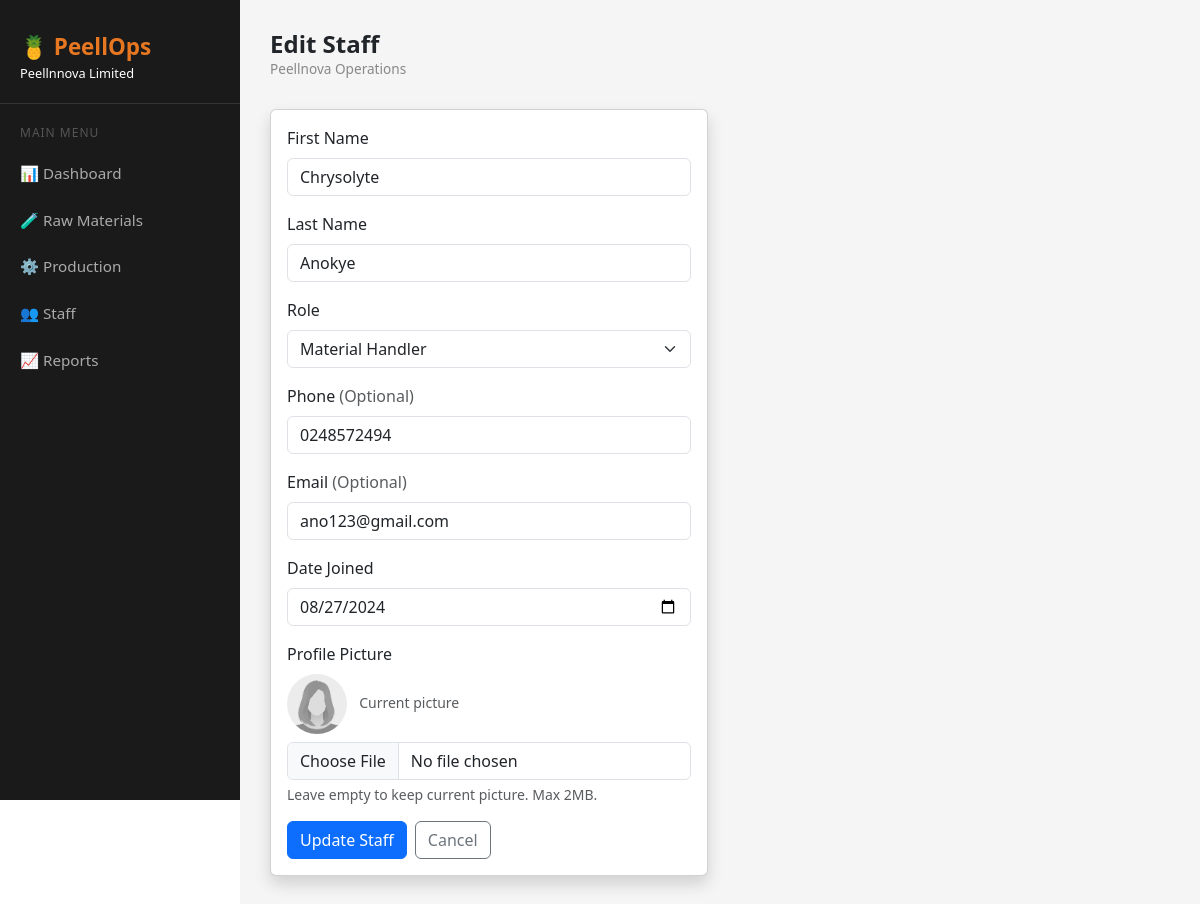
The page /edit-staff/2 on the database its author committed.
### models.py (models this page shows)
class Staff(db.Model):
    id = db.Column(db.Integer, primary_key=True)
    first_name = db.Column(db.String(100), nullable=False)
    last_name = db.Column(db.String(100), nullable=False)
    role = db.Column(db.String(100), nullable=False)
    phone = db.Column(db.String(20), nullable=True)
    email = db.Column(db.String(120), nullable=True, unique=True)
    profile_pic = db.Column(db.String(200), nullable=True, default='default.png')
    date_joined = db.Column(db.Date, nullable=False)
    is_active = db.Column(db.Boolean, default=True)
    date_created = db.Column(db.DateTime, default=datetime.utcnow)
    @property
    def full_name(self):
        return f"{self.first_name} {self.last_name}"

### routes.py (the view, shortened to what this page needs)
@main.route("/edit-staff/<int:id>", methods=["GET", "POST"])
def edit_staff(id):
    staff = Staff.query.get_or_404(id)
    return render_template("edit_staff.html", staff=staff)

### templates/edit_staff.html (shortened to what this page needs)
{% extends "base.html" %}
{% block page_heading %}Edit Staff{% endblock %}
{% block content %}
    <div class="row">
        <div class="col-md-6">
            <div class="card shadow">
                <div class="card-body">
                    <form method="POST" enctype="multipart/form-data">
                        <div class="mb-3">
                            <label class="form-label">First Name</label>
                            <input type="text" name="first_name" class="form-control" value="{{ staff.first_name }}" required>
                        </div>
                        <div class="mb-3">
                            <label class="form-label">Last Name</label>
                            <input type="text" name="last_name" class="form-control" value="{{ staff.last_name }}" required>
                        </div>
                        <div class="mb-3">
                            <label class="form-label">Role</label>
                            <select name="role" class="form-select" required>
                                <option value="Material Handler" {% if staff.role == "Material Handler" %}selected{% endif %}>Material Handler</option>
                            </select>
                        </div>
                        <div class="mb-3">
                            <label class="form-label">Phone <span class="text-muted">(Optional)</span></label>
                            <input type="text" name="phone" class="form-control" value="{{ staff.phone or '' }}">
                        </div>
                        <div class="mb-3">
                            <label class="form-label">Email <span class="text-muted">(Optional)</span></label>
                            <input type="email" name="email" class="form-control" value="{{ staff.email or '' }}">
                        </div>
                        <div class="mb-3">
                            <label class="form-label">Date Joined</label>
                            <input type="date" name="date_joined" class="form-control" value="{{ staff.date_joined.strftime('%Y-%m-%d') }}" required>
                        </div>
                        <div class="mb-3">
                            <label class="form-label">Profile Picture</label>
                            <div class="mb-2">
                                <img src="{{ url_for('static', filename='uploads/' + staff.profile_pic) }}"
                                     alt="{{ staff.full_name }}"
                                     class="rounded-circle"
                                     style="width: 60px; height: 60px; object-fit: cover;">
                                <span class="text-muted small ms-2">Current picture</span>
                            </div>
                            <input type="file" name="profile_pic" class="form-control" accept="image/*">
                            <div class="form-text">Leave empty to keep current picture. Max 2MB.</div>
                        </div>
                        <div class="d-flex gap-2">
                            <button type="submit" class="btn btn-primary">Update Staff</button>
                            <a href="/staff" class="btn btn-outline-secondary">Cancel</a>
                        </div>
                    </form>
                </div>
            </div>
        </div>
    </div>
{% endblock %}

### templates/base.html (style rules this page uses)
body { min-height: 100vh; }

### rows shown on the page
Staff: first_name "Chrysolyte", last_name "Anokye", role "Material Handler", phone "0248572494", email "ano123@gmail.com", date_joined "08/27/2024", profile_pic (placeholder picture)
